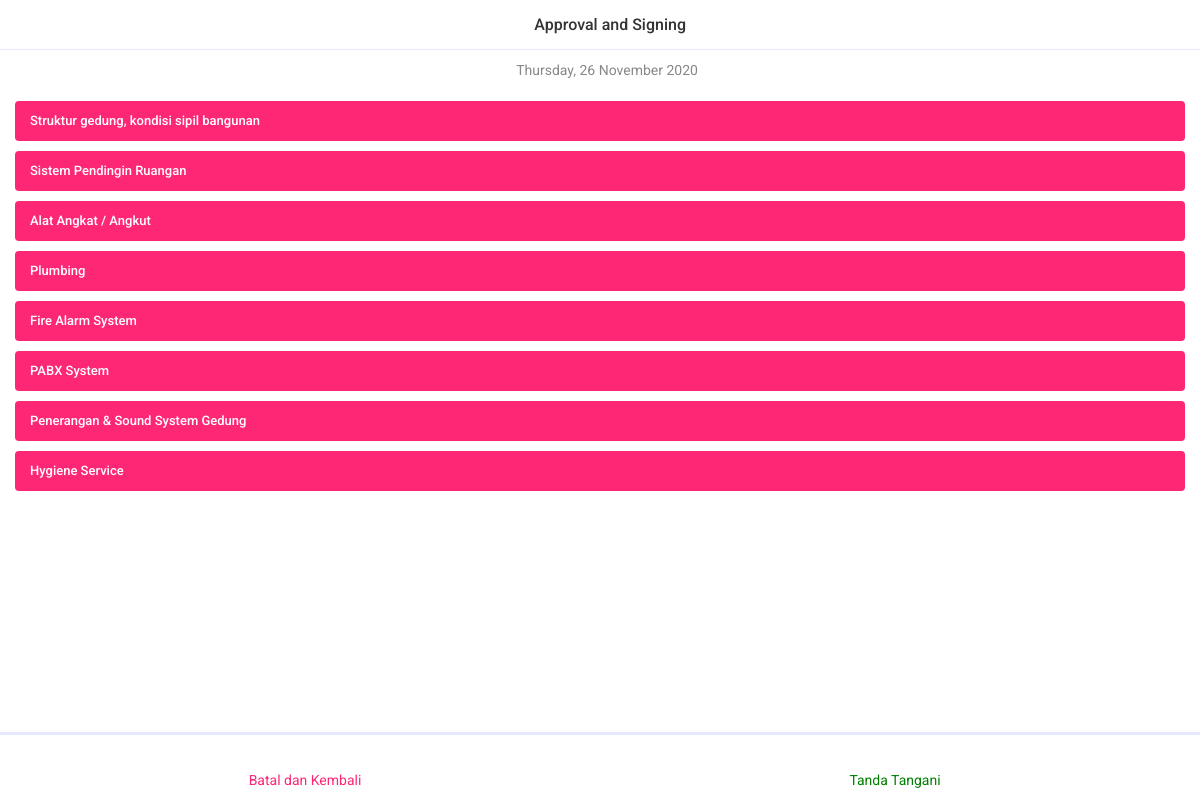
Page /profile=trisatria/notification/perangkat_gedung_id=2_date=2020-11-26/seefile (signed in) on the committed database.
### menondc/models.py (models this page shows, shortened)
class mendc_day(models.Model):
    hari_ini = models.DateField(
        name="hariIni", auto_now=False, auto_now_add=False, verbose_name="Hari ini")
    mendcMaker = models.ForeignKey(User, verbose_name="Maker's Signature",
                                   on_delete=models.PROTECT, related_name="mendcMaker", blank=True, null=True, limit_choices_to={'groups__name': 'maker'})
    mendcChecker = models.ForeignKey(User, verbose_name="Checker's Signature",
                                     on_delete=models.PROTECT, related_name="mendcChecker", blank=True, null=True, limit_choices_to={'groups__name': 'checker'})
    mendcSigner = models.ForeignKey(User, verbose_name="Signer's Signature",
                                    on_delete=models.PROTECT, related_name="mendcSigner", blank=True, null=True, limit_choices_to={'groups__name': 'signer'})
    class Meta:
        verbose_name = _("day")
        verbose_name_plural = _("days")

class mendc_area(models.Model):
    nama_area = models.CharField(max_length=100, name='namaArea',
                                 verbose_name='Nama Area', unique=True, blank=True, null=True)
    class Meta:
        db_table = ''
        managed = True
        verbose_name = 'area'
        verbose_name_plural = 'areas'

### user/views.py (the view)
@ login_required(login_url='user_login')
def user_mendc_notification_seefile(request, username, day_id, day_date):
    areas = mendc_area.objects.all()
    subareas = mendc_subarea.objects.all()
    dailies = mendc_daily.objects.filter(hariIni=day_date)
    days = mendc_day.objects.filter(id=day_id)
    context = {
        'areas': areas,
        'subareas': subareas,
        'harians': dailies,
        'days': days,
    }
    return render(request, 'user/user_mendc_notification_seefile.html', context)

### templates/user/user_mendc_notification_seefile.html (shortened to what this page needs)
{% extends "base.html" %}{% load static %}
{% block navbar %}
<div class="left"><a href='{% url "user_profile_notification" user.username %}' class="link"><i
            class="icon ion-ios-arrow-back"></i></a>
</div>
<div class="title">Approval and Signing</div>
{% endblock navbar %}
{% block page_wrapper %}
<div class="faq">
    <div class="container">
        <div class="title-faq">
            <p><i class="icon ion-ios-calendar"></i> {% for day in days %}{{ day.hariIni | date:"l, d F Y"}}
                {% endfor %}</p>
        </div>
    </div>
</div>
<div class="separator-medium"></div>
<div id="accordionParent" class="accordion accordion-inset">
    {% for area in areas %}
    <div class="accordion-item">
        <div class="accordion-title" data-toggle="collapse" data-target="#accordionTwo{{area.pk}}">
            {{area.namaArea}}
            <div class="accordion-after">
                <i class="icon ion-ios-arrow-up"></i>
            </div>
        </div>
    </div>
    {% endfor %}
</div>
{% endblock page_wrapper %}
{% block toolbar_bottom %}
<div class="separator-large"></div>
<ul class="toolbar-bottom toolbar-wrap">
    <li class="toolbar-item">
        <a href="{% url 'user_profile_notification' user.username %}" class="toolbar-link toolbar-link-active">
            <i class="icon ion-ios-thumbs-down"></i>
            <p>Batal dan Kembali</p>
        </a>
    </li>
    <li class="toolbar-item">
        {% for day in days %}
        {% if user.groups.all.0.name == 'maker' %}
        <a href="{% url 'user_mendc_maker_notification' user.username day.id day.hariIni %}"
            class="toolbar-link toolbar-link-active" style="color: green;">
            <i class="icon ion-ios-paper"></i>
            <p>Tanda Tangani</p>
        </a>
        {% elif user.groups.all.0.name == 'checker' %}
        <a href="{% url 'user_mendc_checker_notification' user.username day.id day.hariIni %}"
            class="toolbar-link toolbar-link-active" style="color: green;">
            <i class="icon ion-ios-paper"></i>
            <p>Tanda Tangani</p>
        </a>
        {% elif user.groups.all.0.name == 'signer' %}
        <a href="{% url 'user_mendc_signer_notification' user.username day.id day.hariIni %}"
            class="toolbar-link toolbar-link-active" style="color: green;">
            <i class="icon ion-ios-paper"></i>
            <p>Tanda Tangani</p>
        </a>
        {% endif %}
        {% endfor %}
    </li>
</ul>
{% endblock toolbar_bottom %}

### static/css/style.css (style rules this page uses)
body { font-family: 'Roboto', sans-serif; color: #888; font-size: 14px; font-weight: 400; background: #fff; }
a { color: #333; }
ul { padding: 0; margin: 0; }
ul li { list-style-type: none; }
p { margin: 0; }
.separator-medium { height: 20px; }
.separator-large { height: 30px; }
.navbar .link { display: flex; font-size: 26px; height: 50px; align-items: center; }
.navbar .title { font-size: 16px; color: #333; font-weight: 500; }
.toolbar-bottom { position: fixed; background: #fff; bottom: 0; left: 0; right: 0; width: 100%; height: 42px; border: 0; z-index: 600; padding: 0 10px; }
.toolbar-bottom::before { content: ''; position: absolute; top: 0; left: 0; right: auto; bottom: auto; background: #e7e8ff; z-index: 15; width: 100%; height: 1px; }
.toolbar-wrap { display: flex; }
.toolbar-item { width: 100%; }
.toolbar-link { width: 100%; height: 100%; padding-top: 5px; padding-bottom: 5px; align-items: center; justify-content: center; display: flex; flex-direction: column; color: #ccc; transition: .2s ease-in-out; }
.toolbar-link .icon { font-size: 22px; height: 28px; line-height: 28px; }
.toolbar-link.toolbar-link-active { color: #fe2775; }
.accordion .accordion-item .accordion-title { color: #fff; padding-left: 15px; padding-right: 15px; background: #fe2775; font-size: 15px; font-weight: 500; line-height: 50px; cursor: pointer; display: flex; }
.accordion .accordion-item .accordion-after { margin-left: auto; }
.accordion-inset { margin: 0 15px; }
.accordion-inset .accordion-item { margin-bottom: 10px; }
.accordion-inset .accordion-item:last-child { margin-bottom: 0; }
.accordion-inset .accordion-title { border-radius: 4px; }
.title-faq { text-align: center; }

### templates/base.html (style rules this page uses)
.toolbar-bottom { height: 68px; }
.toolbar-bottom::before { height: 3px; }
.toolbar-link .icon { font-size: 26px; line-height: 14px; }
.accordion .accordion-item .accordion-title { line-height: 40px; font-size: 13px; }

### rows in the picture
mendc_day: hariIni "Thursday, 26 November 2020"
mendc_area: namaArea "Struktur gedung, kondisi sipil bangunan"
mendc_area: namaArea "Sistem Pendingin Ruangan"
mendc_area: namaArea "Alat Angkat / Angkut"
mendc_area: namaArea "Plumbing"
mendc_area: namaArea "Fire Alarm System"
mendc_area: namaArea "PABX System"
mendc_area: namaArea "Penerangan & Sound System Gedung"
mendc_area: namaArea "Hygiene Service"
